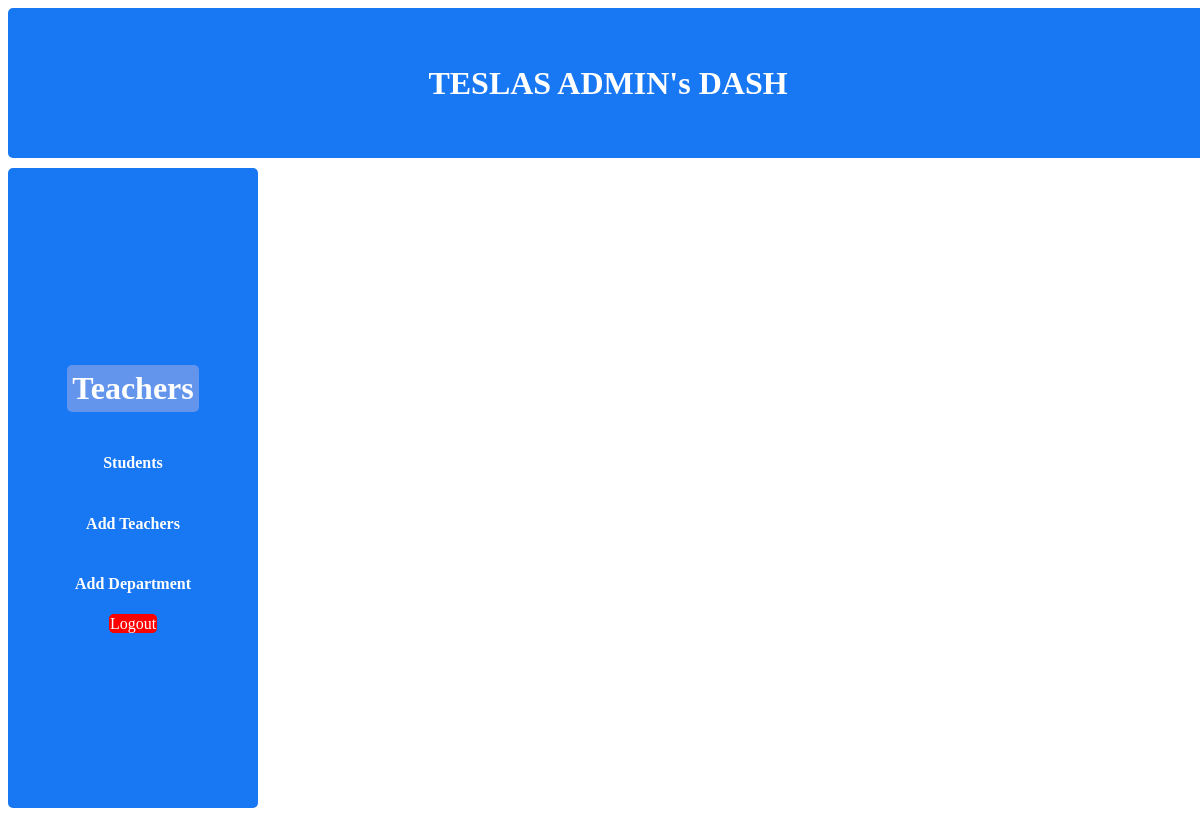
The app's page /admindash, older data.
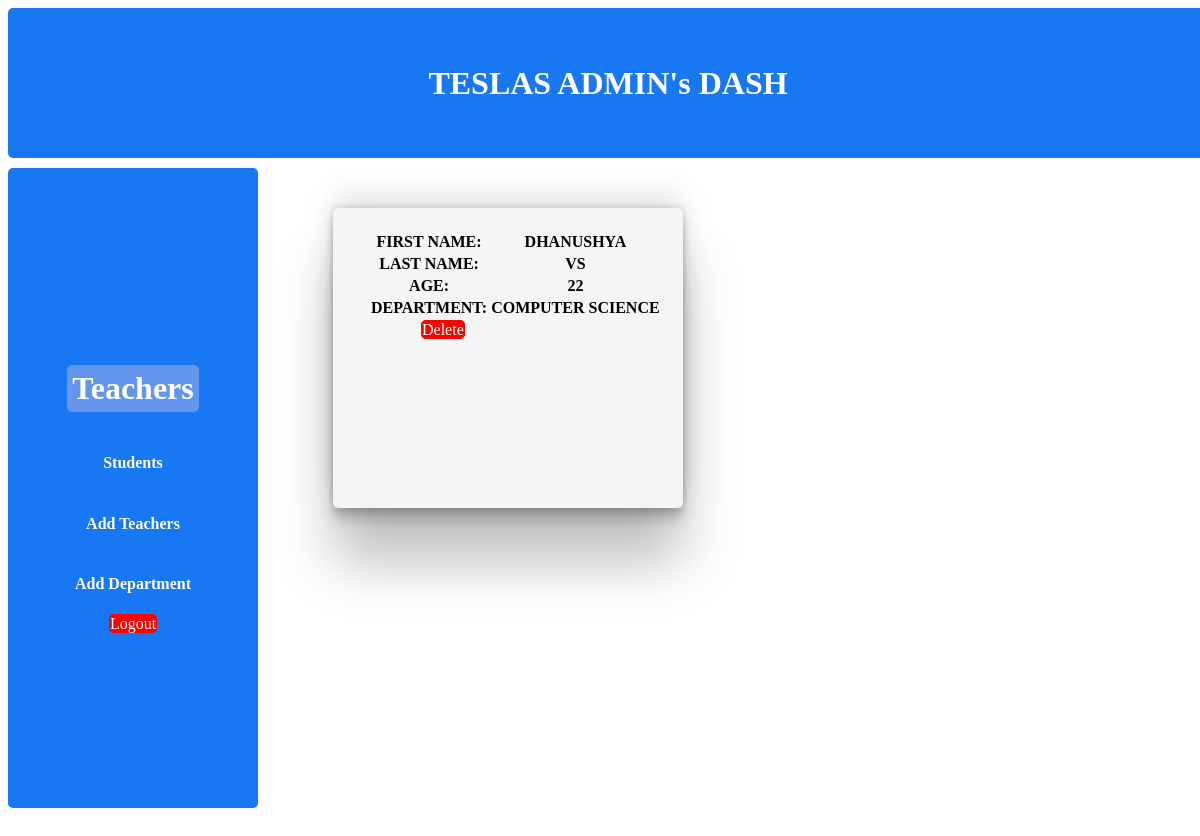
The same page, newer data.
### cmsapp/models.py (models this page shows)
class Faculties(models.Model):
    user = models.OneToOneField(settings.AUTH_USER_MODEL, on_delete=models.CASCADE)
    first_name = models.CharField(max_length=30)
    last_name = models.CharField(max_length=30)
    age = models.IntegerField()
    department = models.ForeignKey(College, on_delete=models.CASCADE)
    is_first_login = models.BooleanField(default=True)
    staff = models.ForeignKey(User, on_delete=models.CASCADE, related_name='faculty_staff')  # Updated related_name

class College(models.Model):
    department = models.CharField(max_length=50)

### cmsapp/views.py (the view)
# urls.py: path('admindash',views.admindash,name="admindash"),
def admindash(request):
    staff_profiles = Faculties.objects.filter(staff=True)
    department=College.objects.all()
    return render(request,"admindash.html",{"staff_profiles":staff_profiles ,"department":department})

### Templates/admindash.html (shortened to what this page needs)
{% load static %}
<!DOCTYPE html>
<html lang="en">
  <head>
    <link rel="stylesheet" href="{% static 'css/admindash.css' %}" />
    <link
      rel="stylesheet"
      href="https://cdn.jsdelivr.net/npm/bootstrap-icons@1.11.3/font/bootstrap-icons.min.css"
    />
  </head>
  <body>
    <div class="main">
      <div class="mainnav">
        <h1>TESLAS ADMIN's DASH</h1>
      </div>
      <div class="dash">
        <div class="dashmenu">
          <h1><a href="{% url 'admindash' %}">Teachers</a></h1>
          <h4><a href="{% url  'admindashstudents' %}">Students</a></h4>
          <h4><a href="{% url 'addstaff' %}">Add Teachers</a></h4>
          <h4><a href="{% url 'add_department' %}">Add Department</a></h4>
          <span><a href="{% url 'logoutuser' %}" style="background-color: red; border-radius: 5px; border:1px red solid; text-decoration: none; color: white;">Logout</a></span>
        </div>
        <div class="dashwork" >
          {% for i in staff_profiles %}
          <div class="card" style="margin-top: -500px;">
            <div class="profname" style="margin-top: -50px;">
              <table >
                <tr>
                  <th>FIRST NAME:</th>
                  <th>{{ i.first_name }}</th>
                </tr>
                <br />
                <tr>
                  <th>LAST NAME:</th>
                  <th>{{ i.last_name }}</th>
                </tr>
                <br />
                <tr>
                  <th>AGE:</th>
                  <th>{{ i.age }}</th>
                </tr>
                <br/>
                <tr>
                    <th>DEPARTMENT:</th>
                    <th> {{i.department.department}}</th>
                </tr>
                <tr>
                   <td><a href="{% url 'removeuser' i.pk %}" style="background-color: red; border-radius: 5px; border:1px red solid; text-decoration: none; color: white;margin-left: 50px;">Delete</a></td>
                </tr>
                <br/>
              </table>
            </div>
          </div>
          {% endfor %}
        </div>
      </div>
    </div>
  </body>
</html>

### Static/css/admindash.css (style rules this page uses)
.mainnav { background-color: rgb(24, 119, 242); position: fixed; width: 100%; color: white; display: flex; justify-content: center; align-items: center; height: 150px; border-radius: 5px; margin: 0px; }
.dashmenu { background-color: rgb(24, 119, 242); color: white; width: 250px; height: 80vh; position: fixed; margin-top: 160px; border-radius: 5px; display: flex; flex-direction: column; align-items:center ; justify-content: center; }
.dash { width: 100%; display: flex; flex-direction: row; flex-wrap: wrap; }
.dashmenu a { text-decoration: none; color: white; }
.dashmenu h1 { background-color: cornflowerblue; border-radius: 5px; padding: 5px; }
.card { height: 300px; width: 350px; background-color:whitesmoke; border-radius: 5px; box-shadow: rgba(0, 0, 0, 0.25) 0px 54px 55px, rgba(0, 0, 0, 0.12) 0px -12px 30px, rgba(0, 0, 0, 0.12) 0px 4px 6px, rgba(0, 0, 0, 0.17) 0px 12px 13px, rgba(0, 0, 0, 0.09) 0px -3px 5px; margin-top: -100px; display: flex; flex-direction: column; margin-left: -500px; }
.dashwork { display: flex; align-items: center; justify-content: space-evenly; width: 700px; height: 150vh; flex-wrap: wrap; margin-left:400px ; }
.profname { padding-left: 10%; }

Row changes from the older to the newer data that the page shows:
added Faculties: first_name "DHANUSHYA", last_name "VS", age "22", department.department "COMPUTER SCIENCE"
